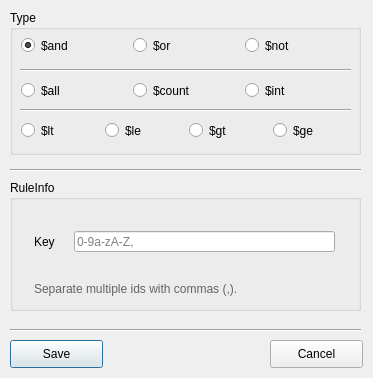
<?xml version="1.0" encoding="UTF-8"?>
<ui version="4.0">
 <class>FireDogFeatureRuleInfo</class>
 <widget class="QDialog" name="FireDogFeatureRuleInfo">
  <property name="geometry">
   <rect>
    <x>0</x>
    <y>0</y>
    <width>373</width>
    <height>378</height>
   </rect>
  </property>
  <property name="minimumSize">
   <size>
    <width>306</width>
    <height>181</height>
   </size>
  </property>
  <property name="windowTitle">
   <string>Dialog</string>
  </property>
  <widget class="QPushButton" name="pushButtonSave">
   <property name="geometry">
    <rect>
     <x>10</x>
     <y>340</y>
     <width>93</width>
     <height>28</height>
    </rect>
   </property>
   <property name="text">
    <string>Save</string>
   </property>
  </widget>
  <widget class="QPushButton" name="pushButtonCancel">
   <property name="geometry">
    <rect>
     <x>270</x>
     <y>340</y>
     <width>93</width>
     <height>28</height>
    </rect>
   </property>
   <property name="text">
    <string>Cancel</string>
   </property>
  </widget>
  <widget class="QGroupBox" name="groupBoxType">
   <property name="geometry">
    <rect>
     <x>10</x>
     <y>10</y>
     <width>351</width>
     <height>145</height>
    </rect>
   </property>
   <property name="title">
    <string>Type</string>
   </property>
   <widget class="QRadioButton" name="radioButtonInt">
    <property name="geometry">
     <rect>
      <x>235</x>
      <y>71</y>
      <width>59</width>
      <height>19</height>
     </rect>
    </property>
    <property name="text">
     <string>$int</string>
    </property>
   </widget>
   <widget class="QRadioButton" name="radioButtonOr">
    <property name="geometry">
     <rect>
      <x>123</x>
      <y>26</y>
      <width>51</width>
      <height>19</height>
     </rect>
    </property>
    <property name="text">
     <string>$or</string>
    </property>
   </widget>
   <widget class="QRadioButton" name="radioButtonCount">
    <property name="geometry">
     <rect>
      <x>123</x>
      <y>71</y>
      <width>75</width>
      <height>19</height>
     </rect>
    </property>
    <property name="text">
     <string>$count</string>
    </property>
   </widget>
   <widget class="QRadioButton" name="radioButtonAnd">
    <property name="geometry">
     <rect>
      <x>11</x>
      <y>26</y>
      <width>59</width>
      <height>19</height>
     </rect>
    </property>
    <property name="text">
     <string>$and</string>
    </property>
    <property name="checked">
     <bool>true</bool>
    </property>
   </widget>
   <widget class="QRadioButton" name="radioButtonAll">
    <property name="geometry">
     <rect>
      <x>11</x>
      <y>71</y>
      <width>59</width>
      <height>19</height>
     </rect>
    </property>
    <property name="text">
     <string>$all</string>
    </property>
   </widget>
   <widget class="QRadioButton" name="radioButtonNot">
    <property name="geometry">
     <rect>
      <x>235</x>
      <y>26</y>
      <width>59</width>
      <height>19</height>
     </rect>
    </property>
    <property name="text">
     <string>$not</string>
    </property>
   </widget>
   <widget class="Line" name="line">
    <property name="geometry">
     <rect>
      <x>10</x>
      <y>50</y>
      <width>331</width>
      <height>20</height>
     </rect>
    </property>
    <property name="orientation">
     <enum>Qt::Horizontal</enum>
    </property>
   </widget>
   <widget class="Line" name="line_3">
    <property name="geometry">
     <rect>
      <x>10</x>
      <y>90</y>
      <width>331</width>
      <height>20</height>
     </rect>
    </property>
    <property name="orientation">
     <enum>Qt::Horizontal</enum>
    </property>
   </widget>
   <widget class="QRadioButton" name="radioButtonLt">
    <property name="geometry">
     <rect>
      <x>11</x>
      <y>111</y>
      <width>51</width>
      <height>19</height>
     </rect>
    </property>
    <property name="text">
     <string>$lt</string>
    </property>
   </widget>
   <widget class="QRadioButton" name="radioButtonLe">
    <property name="geometry">
     <rect>
      <x>95</x>
      <y>111</y>
      <width>51</width>
      <height>19</height>
     </rect>
    </property>
    <property name="text">
     <string>$le</string>
    </property>
   </widget>
   <widget class="QRadioButton" name="radioButtonGt">
    <property name="geometry">
     <rect>
      <x>179</x>
      <y>111</y>
      <width>51</width>
      <height>19</height>
     </rect>
    </property>
    <property name="text">
     <string>$gt</string>
    </property>
   </widget>
   <widget class="QRadioButton" name="radioButtonGe">
    <property name="geometry">
     <rect>
      <x>263</x>
      <y>111</y>
      <width>51</width>
      <height>19</height>
     </rect>
    </property>
    <property name="text">
     <string>$ge</string>
    </property>
   </widget>
  </widget>
  <widget class="QGroupBox" name="groupBoxRuleInfo">
   <property name="geometry">
    <rect>
     <x>10</x>
     <y>180</y>
     <width>351</width>
     <height>131</height>
    </rect>
   </property>
   <property name="title">
    <string>RuleInfo</string>
   </property>
   <layout class="QGridLayout" name="gridLayout">
    <property name="leftMargin">
     <number>11</number>
    </property>
    <property name="topMargin">
     <number>11</number>
    </property>
    <property name="rightMargin">
     <number>11</number>
    </property>
    <property name="bottomMargin">
     <number>1</number>
    </property>
    <item row="0" column="0">
     <widget class="QStackedWidget" name="stackedWidgetRuleInfo">
      <property name="currentIndex">
       <number>0</number>
      </property>
      <widget class="QWidget" name="pageKey">
       <widget class="QLineEdit" name="lineEditKey">
        <property name="enabled">
         <bool>true</bool>
        </property>
        <property name="geometry">
         <rect>
          <x>50</x>
          <y>20</y>
          <width>261</width>
          <height>21</height>
         </rect>
        </property>
        <property name="placeholderText">
         <string>0-9a-zA-Z,</string>
        </property>
       </widget>
       <widget class="QLabel" name="labelKey">
        <property name="geometry">
         <rect>
          <x>10</x>
          <y>20</y>
          <width>31</width>
          <height>21</height>
         </rect>
        </property>
        <property name="text">
         <string>Key</string>
        </property>
       </widget>
       <widget class="QLabel" name="labelKeyTips">
        <property name="geometry">
         <rect>
          <x>10</x>
          <y>70</y>
          <width>311</width>
          <height>16</height>
         </rect>
        </property>
        <property name="styleSheet">
         <string notr="true">color:rgb(99, 99, 99);</string>
        </property>
        <property name="text">
         <string>Separate multiple ids with commas (,).</string>
        </property>
       </widget>
      </widget>
      <widget class="QWidget" name="pageInt">
       <widget class="QLabel" name="labelInt">
        <property name="geometry">
         <rect>
          <x>10</x>
          <y>20</y>
          <width>31</width>
          <height>22</height>
         </rect>
        </property>
        <property name="text">
         <string>Int</string>
        </property>
       </widget>
       <widget class="QSpinBox" name="spinBoxInt">
        <property name="enabled">
         <bool>false</bool>
        </property>
        <property name="geometry">
         <rect>
          <x>50</x>
          <y>20</y>
          <width>271</width>
          <height>22</height>
         </rect>
        </property>
        <property name="readOnly">
         <bool>true</bool>
        </property>
        <property name="minimum">
         <number>1</number>
        </property>
        <property name="value">
         <number>1</number>
        </property>
       </widget>
       <widget class="QLabel" name="labelNumTips">
        <property name="geometry">
         <rect>
          <x>10</x>
          <y>70</y>
          <width>311</width>
          <height>16</height>
         </rect>
        </property>
        <property name="styleSheet">
         <string notr="true">color:rgb(99, 99, 99);</string>
        </property>
        <property name="text">
         <string>Only numbers are allowed.</string>
        </property>
       </widget>
      </widget>
      <widget class="QWidget" name="pageCompage">
       <widget class="Line" name="line_2">
        <property name="geometry">
         <rect>
          <x>10</x>
          <y>30</y>
          <width>301</width>
          <height>20</height>
         </rect>
        </property>
        <property name="orientation">
         <enum>Qt::Horizontal</enum>
        </property>
       </widget>
       <widget class="QLabel" name="labelNum1">
        <property name="geometry">
         <rect>
          <x>10</x>
          <y>10</y>
          <width>41</width>
          <height>22</height>
         </rect>
        </property>
        <property name="text">
         <string>Num1</string>
        </property>
       </widget>
       <widget class="QLabel" name="labelNum2">
        <property name="geometry">
         <rect>
          <x>10</x>
          <y>50</y>
          <width>41</width>
          <height>22</height>
         </rect>
        </property>
        <property name="text">
         <string>Num2</string>
        </property>
       </widget>
       <widget class="QComboBox" name="comboBoxNum1Type">
        <property name="enabled">
         <bool>false</bool>
        </property>
        <property name="geometry">
         <rect>
          <x>50</x>
          <y>10</y>
          <width>91</width>
          <height>22</height>
         </rect>
        </property>
        <property name="currentIndex">
         <number>-1</number>
        </property>
       </widget>
       <widget class="QComboBox" name="comboBoxNum2Type">
        <property name="enabled">
         <bool>false</bool>
        </property>
        <property name="geometry">
         <rect>
          <x>50</x>
          <y>50</y>
          <width>91</width>
          <height>22</height>
         </rect>
        </property>
        <property name="currentIndex">
         <number>-1</number>
        </property>
       </widget>
       <widget class="QLabel" name="labelCompageTips">
        <property name="geometry">
         <rect>
          <x>10</x>
          <y>80</y>
          <width>311</width>
          <height>16</height>
         </rect>
        </property>
        <property name="styleSheet">
         <string notr="true">color:rgb(99, 99, 99);</string>
        </property>
        <property name="text">
         <string>Separate multiple ids with commas (,).</string>
        </property>
       </widget>
       <widget class="QWidget" name="layoutWidget">
        <property name="geometry">
         <rect>
          <x>150</x>
          <y>10</y>
          <width>161</width>
          <height>26</height>
         </rect>
        </property>
        <layout class="QHBoxLayout" name="horizontalLayout">
         <item>
          <widget class="QLineEdit" name="lineEditNum1Count">
           <property name="enabled">
            <bool>false</bool>
           </property>
           <property name="frame">
            <bool>true</bool>
           </property>
           <property name="readOnly">
            <bool>false</bool>
           </property>
           <property name="placeholderText">
            <string>0-9a-zA-Z,</string>
           </property>
          </widget>
         </item>
         <item>
          <widget class="QSpinBox" name="spinBoxNum1Int">
           <property name="enabled">
            <bool>false</bool>
           </property>
           <property name="minimum">
            <number>1</number>
           </property>
           <property name="value">
            <number>1</number>
           </property>
          </widget>
         </item>
        </layout>
       </widget>
       <widget class="QWidget" name="layoutWidget">
        <property name="geometry">
         <rect>
          <x>150</x>
          <y>50</y>
          <width>161</width>
          <height>26</height>
         </rect>
        </property>
        <layout class="QHBoxLayout" name="horizontalLayout_2">
         <item>
          <widget class="QLineEdit" name="lineEditNum2Count">
           <property name="enabled">
            <bool>false</bool>
           </property>
           <property name="readOnly">
            <bool>false</bool>
           </property>
           <property name="placeholderText">
            <string>0-9a-zA-Z,</string>
           </property>
          </widget>
         </item>
         <item>
          <widget class="QSpinBox" name="spinBoxNum2Int">
           <property name="enabled">
            <bool>false</bool>
           </property>
           <property name="minimum">
            <number>1</number>
           </property>
          </widget>
         </item>
        </layout>
       </widget>
      </widget>
     </widget>
    </item>
   </layout>
  </widget>
  <widget class="Line" name="line_4">
   <property name="geometry">
    <rect>
     <x>10</x>
     <y>320</y>
     <width>351</width>
     <height>20</height>
    </rect>
   </property>
   <property name="orientation">
    <enum>Qt::Horizontal</enum>
   </property>
  </widget>
  <widget class="Line" name="line_5">
   <property name="geometry">
    <rect>
     <x>10</x>
     <y>160</y>
     <width>351</width>
     <height>20</height>
    </rect>
   </property>
   <property name="orientation">
    <enum>Qt::Horizontal</enum>
   </property>
  </widget>
 </widget>
 <resources/>
 <connections/>
</ui>
